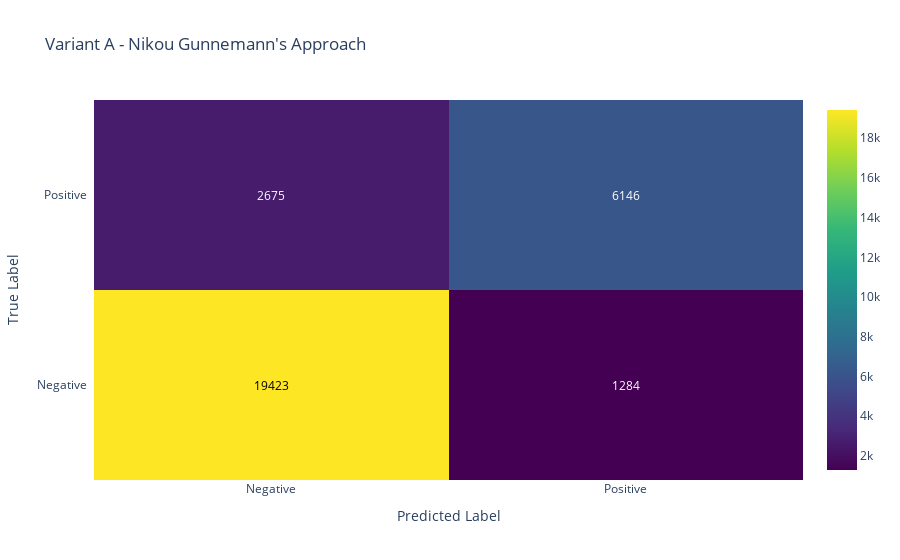
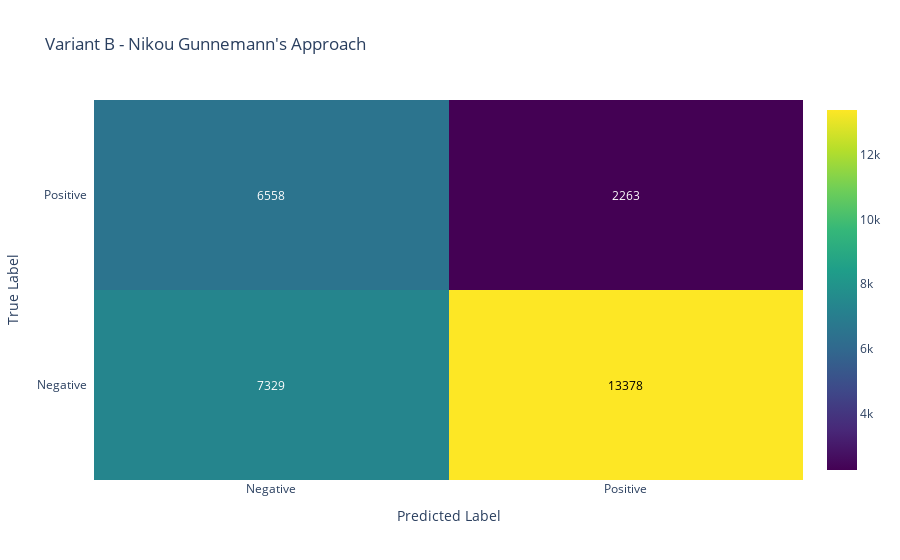
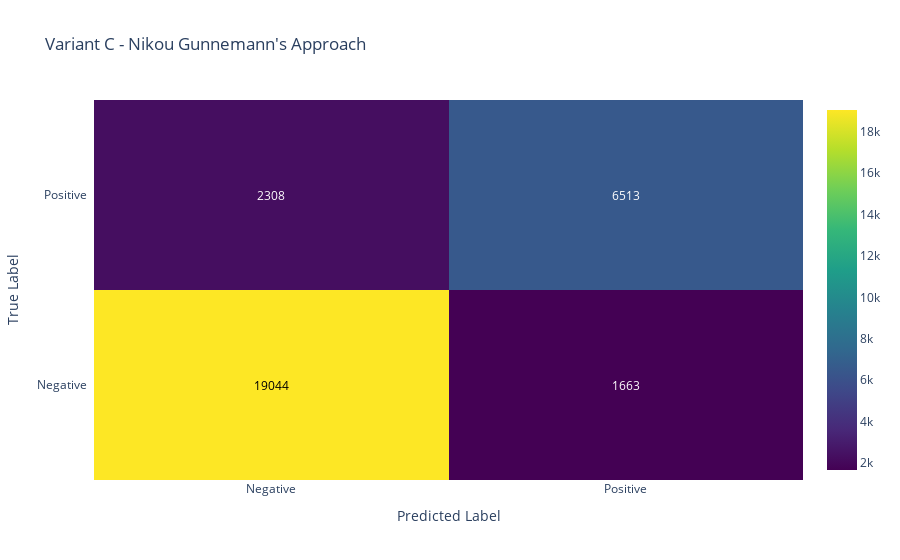
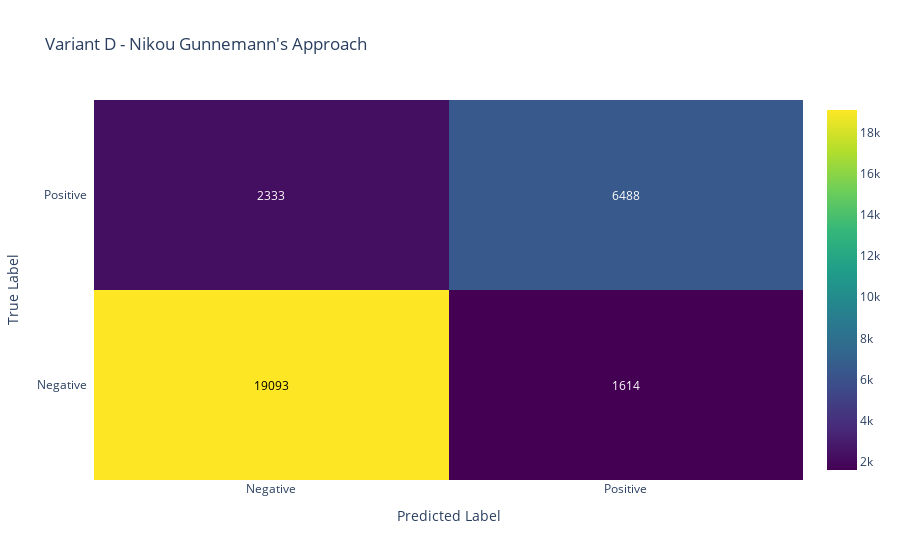

The notebook cell saved with these charts, in order:
### Code cell
variants = ['A', 'B', 'C', 'D']  # Define your variants

for variant in variants:
    # Generate predictions for each variant; ensure you have models for each
    predicted_labels_variant = np.round(sigmoid(np.dot(X_test, models_nik[variant]))).astype(int)
    
    # Calculate confusion matrix for the variant
    cm_variant = confusion_matrix(y_test, predicted_labels_variant)
    
    # Plot the confusion matrix
    plot_confusion_matrix(cm_variant, class_names, title=f"Variant {variant} - Nikou Gunnemann's Approach")

### Figure 1 — Plotly figure (JSON) as saved in the notebook; plotly's stock layout.template omitted (floating-point values rounded to 4 significant figures)
{"data": [{"colorscale": [[0, "#440154"], [0.1111, "#482878"], [0.2222, "#3e4989"], [0.3333, "#31688e"], [0.4444, "#26828e"], [0.5556, "#1f9e89"], [0.6667, "#35b779"], [0.7778, "#6ece58"], [0.8889, "#b5de2b"], [1, "#fde725"]], "reversescale": false, "showscale": true, "type": "heatmap", "x": ["Negative", "Positive"], "y": ["Negative", "Positive"], "z": [[19423, 1284], [2675, 6146]]}], "layout": {"annotations": [{"font": {"color": "#000000"}, "showarrow": false, "text": "19423", "x": "Negative", "xref": "x", "y": "Negative", "yref": "y"}, {"font": {"color": "#FFFFFF"}, "showarrow": false, "text": "1284", "x": "Positive", "xref": "x", "y": "Negative", "yref": "y"}, {"font": {"color": "#FFFFFF"}, "showarrow": false, "text": "2675", "x": "Negative", "xref": "x", "y": "Positive", "yref": "y"}, {"font": {"color": "#FFFFFF"}, "showarrow": false, "text": "6146", "x": "Positive", "xref": "x", "y": "Positive", "yref": "y"}], "title": {"text": "Variant A - Nikou Gunnemann's Approach"}, "xaxis": {"dtick": 1, "gridcolor": "rgb(0, 0, 0)", "side": "bottom", "ticks": "", "title": {"text": "Predicted Label"}}, "yaxis": {"dtick": 1, "ticks": "", "ticksuffix": "  ", "title": {"text": "True Label"}}}}

### Figure 2 — Plotly figure (JSON) as saved in the notebook; plotly's stock layout.template omitted (floating-point values rounded to 4 significant figures)
{"data": [{"colorscale": [[0, "#440154"], [0.1111, "#482878"], [0.2222, "#3e4989"], [0.3333, "#31688e"], [0.4444, "#26828e"], [0.5556, "#1f9e89"], [0.6667, "#35b779"], [0.7778, "#6ece58"], [0.8889, "#b5de2b"], [1, "#fde725"]], "reversescale": false, "showscale": true, "type": "heatmap", "x": ["Negative", "Positive"], "y": ["Negative", "Positive"], "z": [[7329, 13378], [6558, 2263]]}], "layout": {"annotations": [{"font": {"color": "#FFFFFF"}, "showarrow": false, "text": "7329", "x": "Negative", "xref": "x", "y": "Negative", "yref": "y"}, {"font": {"color": "#000000"}, "showarrow": false, "text": "13378", "x": "Positive", "xref": "x", "y": "Negative", "yref": "y"}, {"font": {"color": "#FFFFFF"}, "showarrow": false, "text": "6558", "x": "Negative", "xref": "x", "y": "Positive", "yref": "y"}, {"font": {"color": "#FFFFFF"}, "showarrow": false, "text": "2263", "x": "Positive", "xref": "x", "y": "Positive", "yref": "y"}], "title": {"text": "Variant B - Nikou Gunnemann's Approach"}, "xaxis": {"dtick": 1, "gridcolor": "rgb(0, 0, 0)", "side": "bottom", "ticks": "", "title": {"text": "Predicted Label"}}, "yaxis": {"dtick": 1, "ticks": "", "ticksuffix": "  ", "title": {"text": "True Label"}}}}

### Figure 3 — Plotly figure (JSON) as saved in the notebook; plotly's stock layout.template omitted (floating-point values rounded to 4 significant figures)
{"data": [{"colorscale": [[0, "#440154"], [0.1111, "#482878"], [0.2222, "#3e4989"], [0.3333, "#31688e"], [0.4444, "#26828e"], [0.5556, "#1f9e89"], [0.6667, "#35b779"], [0.7778, "#6ece58"], [0.8889, "#b5de2b"], [1, "#fde725"]], "reversescale": false, "showscale": true, "type": "heatmap", "x": ["Negative", "Positive"], "y": ["Negative", "Positive"], "z": [[19044, 1663], [2308, 6513]]}], "layout": {"annotations": [{"font": {"color": "#000000"}, "showarrow": false, "text": "19044", "x": "Negative", "xref": "x", "y": "Negative", "yref": "y"}, {"font": {"color": "#FFFFFF"}, "showarrow": false, "text": "1663", "x": "Positive", "xref": "x", "y": "Negative", "yref": "y"}, {"font": {"color": "#FFFFFF"}, "showarrow": false, "text": "2308", "x": "Negative", "xref": "x", "y": "Positive", "yref": "y"}, {"font": {"color": "#FFFFFF"}, "showarrow": false, "text": "6513", "x": "Positive", "xref": "x", "y": "Positive", "yref": "y"}], "title": {"text": "Variant C - Nikou Gunnemann's Approach"}, "xaxis": {"dtick": 1, "gridcolor": "rgb(0, 0, 0)", "side": "bottom", "ticks": "", "title": {"text": "Predicted Label"}}, "yaxis": {"dtick": 1, "ticks": "", "ticksuffix": "  ", "title": {"text": "True Label"}}}}

### Figure 4 — Plotly figure (JSON) as saved in the notebook; plotly's stock layout.template omitted (floating-point values rounded to 4 significant figures)
{"data": [{"colorscale": [[0, "#440154"], [0.1111, "#482878"], [0.2222, "#3e4989"], [0.3333, "#31688e"], [0.4444, "#26828e"], [0.5556, "#1f9e89"], [0.6667, "#35b779"], [0.7778, "#6ece58"], [0.8889, "#b5de2b"], [1, "#fde725"]], "reversescale": false, "showscale": true, "type": "heatmap", "x": ["Negative", "Positive"], "y": ["Negative", "Positive"], "z": [[19093, 1614], [2333, 6488]]}], "layout": {"annotations": [{"font": {"color": "#000000"}, "showarrow": false, "text": "19093", "x": "Negative", "xref": "x", "y": "Negative", "yref": "y"}, {"font": {"color": "#FFFFFF"}, "showarrow": false, "text": "1614", "x": "Positive", "xref": "x", "y": "Negative", "yref": "y"}, {"font": {"color": "#FFFFFF"}, "showarrow": false, "text": "2333", "x": "Negative", "xref": "x", "y": "Positive", "yref": "y"}, {"font": {"color": "#FFFFFF"}, "showarrow": false, "text": "6488", "x": "Positive", "xref": "x", "y": "Positive", "yref": "y"}], "title": {"text": "Variant D - Nikou Gunnemann's Approach"}, "xaxis": {"dtick": 1, "gridcolor": "rgb(0, 0, 0)", "side": "bottom", "ticks": "", "title": {"text": "Predicted Label"}}, "yaxis": {"dtick": 1, "ticks": "", "ticksuffix": "  ", "title": {"text": "True Label"}}}}
